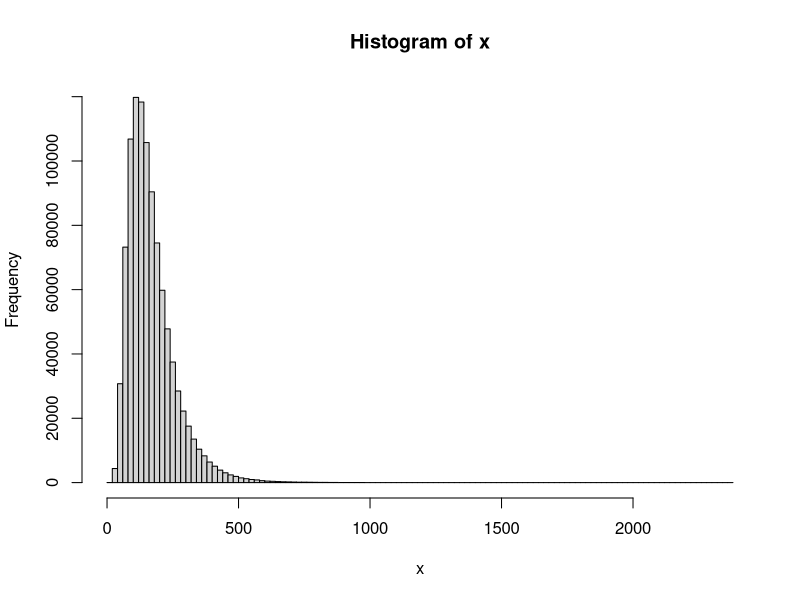

Here is the R script that generated this plot:
library(tidyverse)
library(data.table)
library(collapse)
library(microbenchmark)

#---

d <- data.frame(x = rnorm(1e6), y = rnorm(1e6), z = rnorm(1e6))
g <- sample(letters, size = nrow(d), replace = TRUE)
w <- runif(nrow(d))

# fmedian() can utilize multithreading
microbenchmark(fmedian(d, g = g, w = w),
               fmedian(d, g = g, w = w, nthreads = 3),
               times = 10)

# If I want multiple quantiles for a given x, fastest to presort. This is because fnth() doesn't accept multiple percentiles
x <- rlnorm(1e6, meanlog = 5, sdlog = 0.5)
hist(x, breaks = 100)
g <- sample(letters, size = length(x), replace = TRUE)
w <- runif(length(x))
#o <- radixorder(g, x)

# What is the KDE density at the median? (whole sample)
m <- fmedian(x, w = w)
d <- density(x, weights = w / sum(w))
f.med <- approx(d$x, d$y, xout = m)$y

# Returns data.table containing the median and its approximate density, by group 'g'
median_density <- function(x, g, w, eps = 0.05) {
  p <- 0.5 + c(-eps, 0, eps)
  if (inherits(g, "GRP")) g <- g$group.id
  o <- collapse::radixorder(g, x)
  q <- sapply(p, function(n) collapse::fnth(x, n = n, g = g, w = w, o = o, use.g.names = FALSE, check.o = FALSE))  # Also accepts 'nthreads' argument
  f.med <- (p[3] - p[1]) / (q[, 3] - q[, 1]) # Approximate density at median
  return(data.table(median = q[, 2], density = f.med))
}

# Assumed data.frame for which we want to calculate group-wise medians and SE
df <- data.frame(x = rlnorm(1e6, meanlog = 5, sdlog = 0.5), y = rlnorm(1e6, meanlog = 10, sdlog = 0.2))
g <- sample(letters, size = nrow(df), replace = TRUE)
w <- runif(nrow(df))

test <- df %>%
  lapply(median_density, g = g, w = w) %>%
  rbindlist(idcol = "var")

# FROM HERE: Would merge with existing results and then calculate approx. SE using formula below
#"The standard error of the sample median was estimated using the large-sample approximation SE(m^)≈12f(m)⋅1neffSE(m^)≈2f(m)1⋅neff
#1, where f(m)f(m) is the estimated density at the median. This formula arises from the asymptotic variance of sample quantiles under regularity conditions (Serfling, 1980; van der Vaart, 1998)."

# SE of the median via analytical approximation
n_eff <- sum(w)^2 / sum(w^2)
1 / (2 * f.med * sqrt(n_eff))

# SE of the median via Tukey's approxmation
fsd(x, w = w) / sqrt(n_eff) * (pi / 2)
